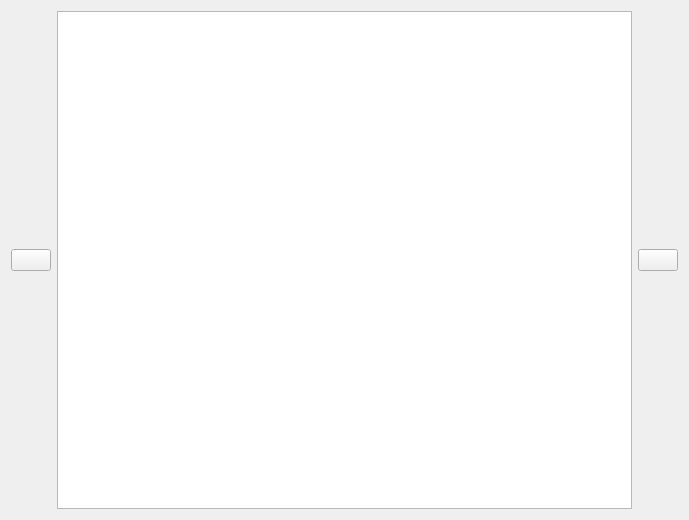
<?xml version="1.0" encoding="UTF-8"?>
<ui version="4.0">
 <class>Widget</class>
 <widget class="QWidget" name="Widget">
  <property name="geometry">
   <rect>
    <x>0</x>
    <y>0</y>
    <width>689</width>
    <height>520</height>
   </rect>
  </property>
  <property name="focusPolicy">
   <enum>Qt::WheelFocus</enum>
  </property>
  <property name="windowTitle">
   <string>ImageViewer</string>
  </property>
  <layout class="QHBoxLayout" name="horizontalLayout">
   <item>
    <layout class="QVBoxLayout" name="verticalLayout">
     <item>
      <spacer name="verticalSpacer">
       <property name="orientation">
        <enum>Qt::Vertical</enum>
       </property>
       <property name="sizeHint" stdset="0">
        <size>
         <width>20</width>
         <height>40</height>
        </size>
       </property>
      </spacer>
     </item>
     <item>
      <widget class="QPushButton" name="prev_button">
       <property name="text">
        <string/>
       </property>
      </widget>
     </item>
     <item>
      <spacer name="verticalSpacer_2">
       <property name="orientation">
        <enum>Qt::Vertical</enum>
       </property>
       <property name="sizeHint" stdset="0">
        <size>
         <width>20</width>
         <height>40</height>
        </size>
       </property>
      </spacer>
     </item>
    </layout>
   </item>
   <item>
    <widget class="QGraphicsView" name="graph_view">
     <property name="focusPolicy">
      <enum>Qt::NoFocus</enum>
     </property>
    </widget>
   </item>
   <item>
    <layout class="QVBoxLayout" name="verticalLayout_2">
     <item>
      <spacer name="verticalSpacer_3">
       <property name="orientation">
        <enum>Qt::Vertical</enum>
       </property>
       <property name="sizeHint" stdset="0">
        <size>
         <width>20</width>
         <height>40</height>
        </size>
       </property>
      </spacer>
     </item>
     <item>
      <widget class="QPushButton" name="next_button">
       <property name="text">
        <string/>
       </property>
      </widget>
     </item>
     <item>
      <spacer name="verticalSpacer_4">
       <property name="orientation">
        <enum>Qt::Vertical</enum>
       </property>
       <property name="sizeHint" stdset="0">
        <size>
         <width>20</width>
         <height>40</height>
        </size>
       </property>
      </spacer>
     </item>
    </layout>
   </item>
  </layout>
 </widget>
 <resources/>
 <connections/>
</ui>
